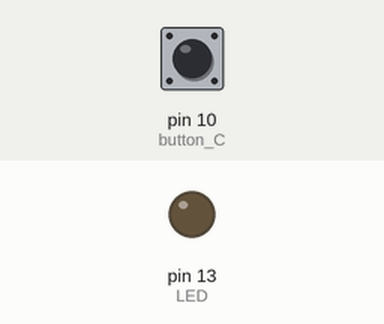
Simulated run of this sketch. Board: Arduino Uno, built with avr-gcc and run on an emulated ATmega328P. On the bench: output pins drawn as LEDs (lit = HIGH). Inputs (shaded band) come from the test bench; at power-on: pin 10 (button_C) HIGH.

Above: at 1.2 s.
1.3 s: pin 10 (button_C) pulled LOW for 0.15 s
At 2.4 s:
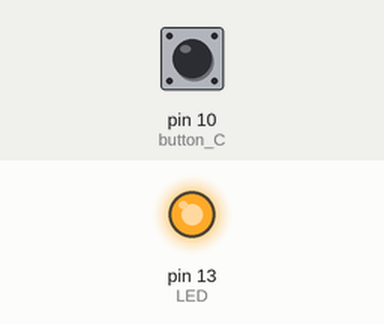
Timing chart, 0 to 4.3 s (numbered marks = the images above; inputs shaded):
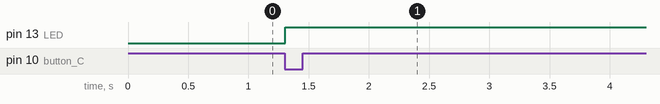

Measured:
- after the input at 1.3 s, pin 13 (LED): LOW → HIGH at once

The sketch:

mini_piano.ino
```cpp
//Arduino Piano
/*
Source: https://www.hackster.io/rahulkhanna/arduino-tutorial-mini-piano-08f8b8
Visit the Channel for more interesting projects
https://www.youtube.com/channel/UCks-9JSnVb22dlqtMgPjrlg

*/

/*
 * tone is the "sound value" associated with the C note
 */
int tone_C = 1915;

/*
 * Other note tones:   d     e     f     g     a     b
 *              1700  1519  1432   1275  1136  1014
 */

/*
 * Pin for button to read in if the user presses the C note
 */
int button_C = 10;

/*
 * Pins for speaker and LED
 */
int speaker = 11;
int LED = 13;

void setup()
{
  pinMode(LED, OUTPUT);
  digitalWrite(LED,LOW);

  /*
   * Pin 10 is paired with the C note
   */
  pinMode(button_C, INPUT);
  digitalWrite(button_C,HIGH);

  /*
   * Add the other notes to pins to play
   */


}

void loop()
{
  /*
   * If the button that is paired with the C note
   * is pressed, then play the C note and light up the LED.
   */
  while(digitalRead(button_C) == LOW)
  {
    /*
     * This
     */
    digitalWrite(speaker, HIGH);
    delayMicroseconds(tone_C);
    digitalWrite(speaker, LOW);
    delayMicroseconds(tone_C);

    digitalWrite(LED,HIGH);
  }

  /*
   * Add the logic for the other notes here!
   */

}
```
